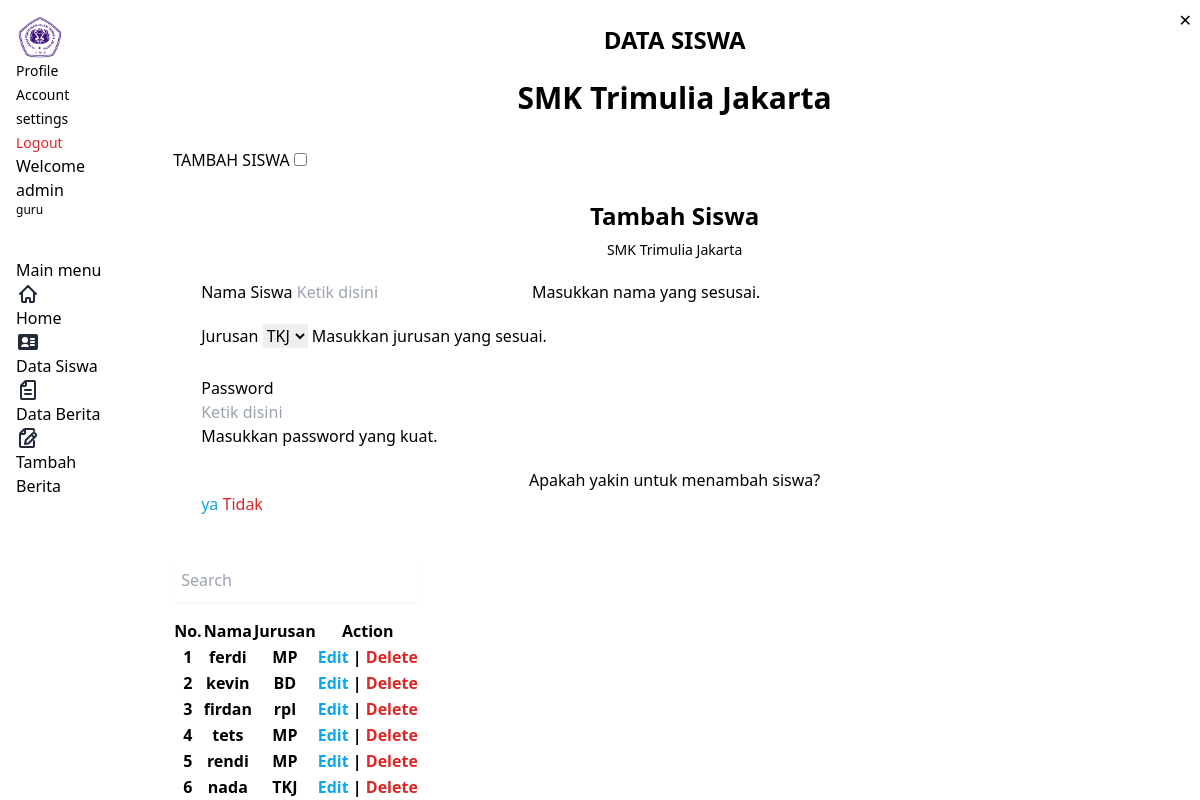
Page /guru/data-siswa.php (signed in) on the committed database.
### tables this page shows
CREATE TABLE `siswa` (
  `id_siswa` int(11) NOT NULL,
  `nama_siswa` varchar(50) NOT NULL,
  `jurusan_siswa` varchar(10) NOT NULL,
  `password_siswa` varchar(400) NOT NULL
);

### koneksi.php (called while the page is built, shortened)
<?php
    $koneksi = mysqli_connect("localhost","root","","sekolah_db");
    function query($query) {
        global $koneksi;
        $result = mysqli_query($koneksi, $query);
        $rows = [];
        while ($row = mysqli_fetch_assoc($result)) {
            $rows[] = $row;
        }
        return $rows;
    }
?>

### guru/data-siswa.php (the view, shortened to what this page needs)
<?php
require("../koneksi.php");
$siswa = query("SELECT * FROM siswa");
?>
<!DOCTYPE html>
<html lang="en">
<head>
    <link rel="stylesheet" href="https://cdn.jsdelivr.net/npm/rippleui@1.12.1/dist/css/styles.css" />
</head>
<body>
    <div class="sticky flex h-screen flex-row gap-4 overflow-y-auto rounded-lg sm:overflow-x-hidden">
        <aside class="sidebar-sticky sidebar justify-start">
            <section class="sidebar-title items-center p-4">
                <div class="w-12 mr-2">
                    <div class="avatar avatar-ring avatar-md">
                        <div class="dropdown-container">
                            <div class="dropdown">
                                <label class="btn btn-ghost flex cursor-pointer px-0 hover:bg-inherit" tabindex="0">
                                    <img src="../assets/logo.png" alt="avatar" />
                                </label>
                                <div class="dropdown-menu dropdown-menu-bottom-right">
                                    <a class="dropdown-item text-sm">Profile</a>
                                    <a tabindex="-1" class="dropdown-item text-sm">Account settings</a>
                                    <a href="logout.php" tabindex="-1" class="dropdown-item text-sm text-red-600">Logout</a>
                                </div>
                            </div>
                        </div>
                    </div>
                </div>
                <div class="flex flex-col">
                    <span>Welcome admin</span>
                    <span class="text-xs font-normal text-content2"><?php echo $_SESSION["username_guru"] ?></span>
                </div>
            </section>
            <section class="menu-section px-4 mt-6">
                <span class="menu-title">Main menu</span>
                <ul class="menu-items">
                    <a href="index.php">
                        <li class="menu-item">
                            <span>Home</span>
                        </li>
                    </a>
                    <a href="data-siswa.php">
                        <li class="menu-item menu-active">
                            <span>Data Siswa</span>
                        </li>
                    </a>
                    <a href="berita.php">
                        <li class="menu-item">
                            <span>Data Berita</span>
                        </li>
                    </a>
                    <a href="tambah-berita.php">
                        <li class="menu-item">
                            <span>Tambah Berita</span>
                        </li>
                    </a>
                </ul>
            </section>
        </aside>
        <div class="flex w-full flex-row flex-wrap gap-4 p-6 justify-center">
            <div class="text-center">
                <h1 class="font-bold text-2xl">DATA SISWA</h1>
                <br>
                <h2 class="font-bold text-3xl">SMK Trimulia Jakarta</h2>
            </div>
            <div class="my-4 grid w-full  gap-4">
                <article>
                    <label class="btn btn-primary" for="modal-1">TAMBAH SISWA</label>
                    <input class="modal-state" id="modal-1" type="checkbox" />
                    <div class="modal">
                        <div class="modal-content flex w-full flex-col gap-5 p-7">
                            <label for="modal-1" class="btn btn-sm btn-circle btn-ghost absolute right-2 top-2">✕</label>
                            <div class="flex flex-col gap-2">
                                <h2 class="text-center text-2xl font-semibold">Tambah Siswa</h2>
                                <p class="mx-auto max-w-xs text-sm text-content2">SMK Trimulia Jakarta</p>
                            </div>
                            <section>
                                <form action="" method="post">
                                    <div class="form-group">
                                        <div class="form-field mb-5">
                                            <label class="form-label">Nama Siswa</label>
                                            <input name="nama_siswa" placeholder="Ketik disini" required type="text" class="input max-w-full" />
                                            <label class="form-label">
                                                <span class="form-label-alt">Masukkan nama yang sesusai.</span>
                                            </label>
                                        </div>
                                        <div class="mb-5">
                                            <label class="form-label mb-2">Jurusan</label>
                                            <select name="jurusan_siswa" class="select select-block mb-2">
                                                <option>TKJ</option>
                                            </select>
                                            <label class="form-label">
                                                <span class="form-label-alt">Masukkan jurusan yang sesuai.</span>
                                            </label>
                                        </div>
                                        <div class="form-field">
                                            <label class="form-label">
                                                <span>Password</span>
                                            </label>
                                            <div class="form-control">
                                                <input name="password_siswa" required placeholder="Ketik disini" type="password" class="input max-w-full" />
                                            </div>
                                            <label class="form-label">
                                                <span class="form-label-alt">Masukkan password yang kuat.</span>
                                            </label>
                                        </div>
                                        <div class="form-field pt-5">
                                            <div class="form-control justify-between">
                                                <button type="button" class="btn btn-primary w-full">Apakah yakin untuk menambah siswa?</button>
                                            </div>
                                        </div>
                                        <div class="divider divider-horizontal"><a class="text-sky-500"><button name="tambah" type="submit">ya</button></a> <a class="text-red-600" href="data-siswa.php">Tidak</a></div>
                                    </div>
                                </form>
                            </section>
                        </div>
                    </div>
                </article>
                <form action="" method="get" class="">
                    <input type="text" name="keyword" placeholder="Search" class="p-2 border-white focus:outline-none shadow-sm border-b-2 bg-transparent">
                    <button class="" type="submit" name="cari">
                        <svg xmlns="http://www.w3.org/2000/svg" width="16" height="16" fill="#ffffff" class="bi bi-search ml-2" viewBox="0 0 16 16">
                            <path d="M11.742 10.344a6.5 6.5 0 1 0-1.397 1.398h-.001q.044.06.098.115l3.85 3.85a1 1 0 0 0 1.415-1.414l-3.85-3.85a1 1 0 0 0-.115-.1zM12 6.5a5.5 5.5 0 1 1-11 0 5.5 5.5 0 0 1 11 0" />
                        </svg>
                    </button>
                </form>
                <div class="flex w-full overflow-x-auto">
                    <table class="table-zebra table">
                        <thead>
                            <tr>
                                <th>No.</th>
                                <th>Nama</th>
                                <th>Jurusan</th>
                                <th>Action</th>
                            </tr>
                        </thead>
                        <tbody>
                            <?php $no = 1 ?>
                            <?php foreach ($siswa as $siswa) : ?>
                                <tr>
                                    <th><?php echo $no ?></th>
                                    <th><?php echo $siswa["nama_siswa"] ?></th>
                                    <th><?php echo $siswa["jurusan_siswa"] ?></th>
                                    <th><a class="text-sky-500" href="edit-siswa.php">Edit</a> | <a class="text-red-600" href="delete-siswa.php?id_siswa=<?php echo $siswa["id_siswa"] ?>">Delete</a></th>
                                </tr>
                                <?php $no++ ?>
                            <?php endforeach; ?>
                        </tbody>
                    </table>
                </div>
            </div>
        </div>
    </div>
    <script src="https://cdn.tailwindcss.com"></script>
</body>
</html>

### rows in the picture
siswa: nama_siswa "ferdi", jurusan_siswa "MP"
siswa: nama_siswa "kevin", jurusan_siswa "BD"
siswa: nama_siswa "firdan", jurusan_siswa "rpl"
siswa: nama_siswa "tets", jurusan_siswa "MP"
siswa: nama_siswa "rendi", jurusan_siswa "MP"
siswa: nama_siswa "nada", jurusan_siswa "TKJ"

### other values in the picture
$_SESSION["username_guru"] "guru"
